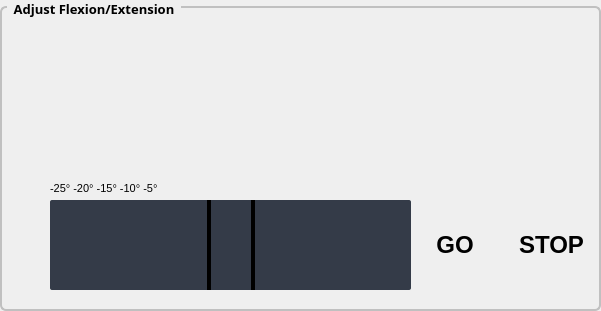
      <widget class="QGroupBox" name="groupBox_3">
       <property name="geometry">
        <rect>
         <x>650</x>
         <y>20</y>
         <width>601</width>
         <height>311</height>
        </rect>
       </property>
       <property name="font">
        <font>
         <family>Kartika</family>
         <pointsize>10</pointsize>
         <italic>false</italic>
         <bold>true</bold>
        </font>
       </property>
       <property name="styleSheet">
        <string notr="true">QGroupBox {
                                    font: bold;
                                    border: 2px solid silver;
                                    border-radius: 6px;
                                    margin-top: 6px;
                                    }
                                    QGroupBox::title {
                                    subcontrol-origin: margin;
                                    left: 7px;

                                    padding: 0px 5px 0px 5px;
                                    }</string>
       </property>
       <property name="title">
        <string>Adjust Flexion/Extension</string>
       </property>
       <property name="alignment">
        <set>Qt::AlignHCenter|Qt::AlignTop</set>
       </property>
       <property name="flat">
        <bool>false</bool>
       </property>
       <widget class="QPushButton" name="forwardHorizontalFlexionBtn">
        <property name="geometry">
         <rect>
          <x>350</x>
          <y>20</y>
          <width>121</width>
          <height>70</height>
         </rect>
        </property>
        <property name="font">
         <font>
          <family>Kartika</family>
          <pointsize>11</pointsize>
          <bold>true</bold>
         </font>
        </property>
        <property name="icon">
         <iconset>
          <normalon>images/up.png</normalon>
         </iconset>
        </property>
        <property name="iconSize">
         <size>
          <width>121</width>
          <height>70</height>
         </size>
        </property>
        <property name="autoRepeat">
         <bool>true</bool>
        </property>
        <property name="flat">
         <bool>true</bool>
        </property>
       </widget>
       <widget class="QPushButton" name="reverseHorizontalFlexionBtn">
        <property name="geometry">
         <rect>
          <x>180</x>
          <y>20</y>
          <width>121</width>
          <height>70</height>
         </rect>
        </property>
        <property name="font">
         <font>
          <family>Kartika</family>
          <pointsize>11</pointsize>
          <bold>true</bold>
         </font>
        </property>
        <property name="icon">
         <iconset>
          <normalon>images/down.png</normalon>
         </iconset>
        </property>
        <property name="iconSize">
         <size>
          <width>121</width>
          <height>70</height>
         </size>
        </property>
        <property name="flat">
         <bool>true</bool>
        </property>
       </widget>
       <widget class="QPushButton" name="resetHorizontalFlexionBtn">
        <property name="geometry">
         <rect>
          <x>20</x>
          <y>20</y>
          <width>121</width>
          <height>70</height>
         </rect>
        </property>
        <property name="font">
         <font>
          <family>Kartika</family>
          <pointsize>11</pointsize>
          <bold>true</bold>
         </font>
        </property>
        <property name="icon">
         <iconset>
          <normalon>images/reset.png</normalon>
         </iconset>
        </property>
        <property name="iconSize">
         <size>
          <width>121</width>
          <height>70</height>
         </size>
        </property>
        <property name="flat">
         <bool>true</bool>
        </property>
       </widget>
       <widget class="QLabel" name="horizontalPositionFlexionLbl">
        <property name="geometry">
         <rect>
          <x>7</x>
          <y>237</y>
          <width>41</width>
          <height>21</height>
         </rect>
        </property>
        <property name="font">
         <font>
          <family>Arial</family>
          <pointsize>10</pointsize>
          <bold>true</bold>
         </font>
        </property>
        <property name="text">
         <string/>
        </property>
        <property name="alignment">
         <set>Qt::AlignRight|Qt::AlignTrailing|Qt::AlignVCenter</set>
        </property>
       </widget>
       <widget class="QSlider" name="horizontalPositionFlexionSlider">
        <property name="geometry">
         <rect>
          <x>50</x>
          <y>200</y>
          <width>361</width>
          <height>90</height>
         </rect>
        </property>
        <property name="styleSheet">
         <string notr="true">QSlider::groove:horizontal {
                                        border-radius: 2px;
                                        background-color: rgb(52, 59, 72);
                                        }
                                        QSlider::groove:horizontal:hover {
                                        background-color: blue;
                                        }
                                        QSlider::handle:horizontal {
                                        background-color:qlineargradient(spread:pad, x1:0, y1:0,
                                        x2:1, y2:0, stop:0 rgba(0, 50, 145, 255), stop:1 rgba(255,
                                        255, 255, 255));
                                        border: 4px solid black;
                                        width: 40px;
                                        margin: -44px 0px;
                                        border-radius: 14px;
                                        }</string>
        </property>
        <property name="minimum">
         <number>-25</number>
        </property>
        <property name="maximum">
         <number>-5</number>
        </property>
        <property name="singleStep">
         <number>5</number>
        </property>
        <property name="pageStep">
         <number>5</number>
        </property>
        <property name="value">
         <number>-15</number>
        </property>
        <property name="sliderPosition">
         <number>-15</number>
        </property>
        <property name="orientation">
         <enum>Qt::Horizontal</enum>
        </property>
        <property name="invertedAppearance">
         <bool>false</bool>
        </property>
        <property name="tickPosition">
         <enum>QSlider::TicksBothSides</enum>
        </property>
       </widget>
       <widget class="QPushButton" name="horizontalPositionFlexionBtn">
        <property name="geometry">
         <rect>
          <x>420</x>
          <y>210</y>
          <width>70</width>
          <height>70</height>
         </rect>
        </property>
        <property name="font">
         <font>
          <family>Arial</family>
          <pointsize>18</pointsize>
          <bold>true</bold>
         </font>
        </property>
        <property name="styleSheet">
         <string notr="true">QPushButton {

                                        outline: 0;
                                        border:2px solid rgb(0,57,138);
                                        border-radius: 5px;
                                        background-color:#78909C;
                                        color:white
                                        }

                                        QPushButton:hover:!pressed {
                                        background-color:#54d777;
                                        }

                                        QPushButton:hover:pressed {
                                        background-color:yellow;boder 2px solid red;
                                        }
                                        QPushButton:disabled {
                                        background-color:purple
                                        }

                                        QPushButton:!enabled {
                                        background-color:white;
                                        color:black;
                                        }
                                        QPushButton:enabled {
                                        background-color:grey;
                                        color:white;
                                        }

                                        border:2px solid rgb(0,57,138);border-radius:5px;</string>
        </property>
        <property name="text">
         <string>GO</string>
        </property>
        <property name="iconSize">
         <size>
          <width>105</width>
          <height>45</height>
         </size>
        </property>
        <property name="autoRepeat">
         <bool>false</bool>
        </property>
        <property name="flat">
         <bool>true</bool>
        </property>
       </widget>
       <widget class="QPushButton" name="horizontalPositionFlexionStopBtn">
        <property name="geometry">
         <rect>
          <x>510</x>
          <y>210</y>
          <width>83</width>
          <height>70</height>
         </rect>
        </property>
        <property name="font">
         <font>
          <family>Arial</family>
          <pointsize>18</pointsize>
          <bold>true</bold>
         </font>
        </property>
        <property name="styleSheet">
         <string notr="true">QPushButton {

                                        outline: 0;
                                        border:2px solid rgb(0,57,138);
                                        border-radius: 5px;
                                        background-color:#78909C;
                                        color:white
                                        }

                                        QPushButton:hover:!pressed {
                                        background-color:red;
                                        }

                                        QPushButton:hover:pressed {
                                        background-color:yellow;boder 2px solid red;
                                        }
                                        QPushButton:disabled {
                                        background-color:purple
                                        }

                                        QPushButton:!enabled {
                                        background-color:white;
                                        color:black;
                                        }
                                        QPushButton:enabled {
                                        background-color:grey;
                                        color:white;
                                        }

                                        border:2px solid rgb(0,57,138);border-radius:5px;</string>
        </property>
        <property name="text">
         <string>STOP</string>
        </property>
        <property name="iconSize">
         <size>
          <width>105</width>
          <height>45</height>
         </size>
        </property>
        <property name="autoRepeat">
         <bool>true</bool>
        </property>
        <property name="flat">
         <bool>true</bool>
        </property>
       </widget>
       <widget class="QPushButton" name="reverseFastHorizontalFlexionBtn">
        <property name="geometry">
         <rect>
          <x>180</x>
          <y>100</y>
          <width>121</width>
          <height>70</height>
         </rect>
        </property>
        <property name="font">
         <font>
          <family>Kartika</family>
          <pointsize>11</pointsize>
          <bold>true</bold>
         </font>
        </property>
        <property name="icon">
         <iconset>
          <normalon>images/double-down.png</normalon>
         </iconset>
        </property>
        <property name="iconSize">
         <size>
          <width>121</width>
          <height>70</height>
         </size>
        </property>
        <property name="autoRepeat">
         <bool>true</bool>
        </property>
        <property name="flat">
         <bool>true</bool>
        </property>
       </widget>
       <widget class="QPushButton" name="forwardFastHorizontalFlexionBtn">
        <property name="geometry">
         <rect>
          <x>350</x>
          <y>100</y>
          <width>121</width>
          <height>70</height>
         </rect>
        </property>
        <property name="font">
         <font>
          <family>Kartika</family>
          <pointsize>11</pointsize>
          <bold>true</bold>
         </font>
        </property>
        <property name="icon">
         <iconset>
          <normalon>images/double-up.png</normalon>
         </iconset>
        </property>
        <property name="iconSize">
         <size>
          <width>121</width>
          <height>70</height>
         </size>
        </property>
        <property name="autoRepeat">
         <bool>true</bool>
        </property>
        <property name="flat">
         <bool>true</bool>
        </property>
       </widget>
       <widget class="QLabel" name="label_4">
        <property name="geometry">
         <rect>
          <x>50</x>
          <y>180</y>
          <width>361</width>
          <height>16</height>
         </rect>
        </property>
        <property name="font">
         <font>
          <family>Arial</family>
          <pointsize>8</pointsize>
         </font>
        </property>
        <property name="styleSheet">
         <string notr="true">background:transparent</string>
        </property>
        <property name="text">
         <string>-25° -20° -15° -10° -5°</string>
        </property>
       </widget>
      </widget>
